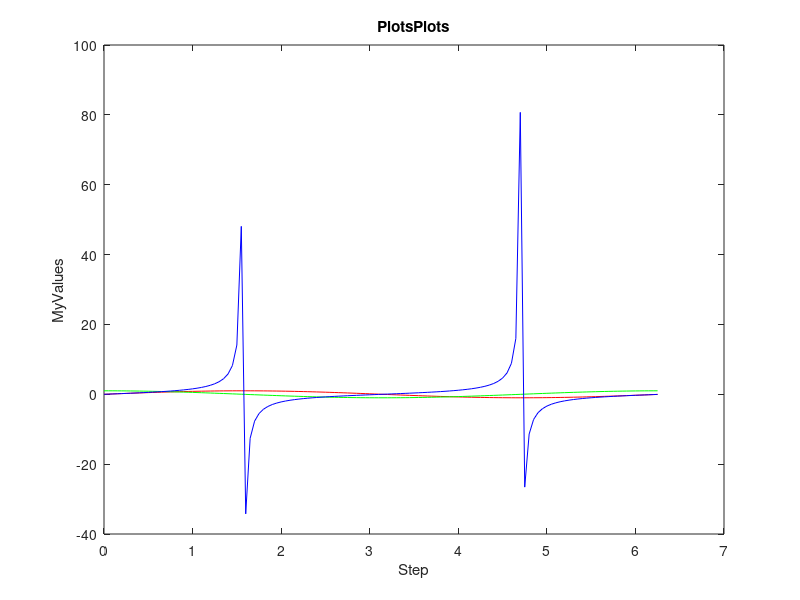

The MATLAB source for this figure:
clc

a = [2; 0; 5];
b = [4; 2; 1];
c = [0; 1; 0];

A = [2 5 2;...
    4 34 8;...
    4 5 2];

B = [2 4 0;...
    3 2 0;...
    6 2 0];

fprintf('%s\n', "A)")

disp(a * transpose(b))
disp(a + b)
disp(A * b)
disp(transpose(A) * c)
disp(abs(A))
disp(abs(B))
disp(inv(A))
disp(inv(B))


fprintf('%s\n', "B)")

fprintf('%s\n\n', "Was on a workshop, I dont have any exercises yet")


fprintf('%s\n', "C)")

steps = 0:0.05:2*pi;
sinValues = sin(steps);
cosValues = cos(steps);
tanValues = tan(steps);
arcsinValues = asin(steps);
arctanValues = atan(steps);

plot(steps, sinValues, "r",...
     steps, cosValues, "g",...
     steps, tanValues, "b")

title("PlotsPlots")
xlabel("Step")
ylabel("MyValues")

%plot(steps, arcsinValues, "c")
%plot(steps, arctanValues, "m")